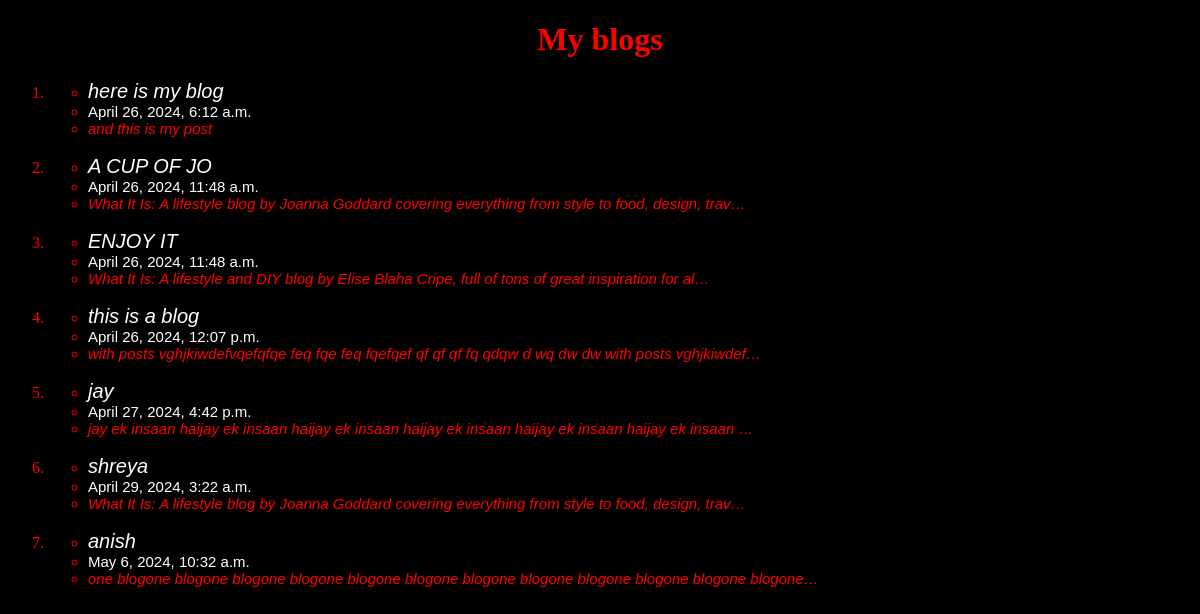
The page / on the database its author committed.
### post2/models.py (models this page shows)
class post(models.Model):
    title = models.CharField(max_length=100)
    date = models.DateTimeField(default=datetime.now, blank=True)
    body = models.CharField(max_length=100000)

### post2/views.py (the view)
# urls.py: path('', views.index, name="index"),
def index(request):
    posts = post.objects.all()
    return render(request, "index.html", {"items":posts})

### templates/index.html (shortened to what this page needs)
<!DOCTYPE html>
<html lang="en">
<head>
</head>
<body>
	<h1>
		My blogs
	</h1>
    <ol>
	{% for item in items %}
        <a href="posts/{{item.id}}">
            <li>
                <ul>
                <li>
                    <div class="title">
                    {{item.title}}
                    </div>
                </li>
                <li>
                    <div class="date">
                    {{item.date}}
                    </div>
                </li>
                <li>
                    <div class="body">
                    {{item.body|truncatechars:100}}
                    </div>
                </li>
                </ul>
            </li>
            <br>
        </a>
    {% endfor %}
    </ol>
</body>
</html>

### templates/index.html (style rules this page uses)
h1 { transition: cubic-bezier(0.175, 0.885, 0.32, 1.275); text-align: center; }
body { background-color: black; color: red; }
.title { font-size:20px; font-style: italic; font-family: 'Lucida Sans', 'Lucida Sans Regular', 'Lucida Grande', 'Lucida Sans Unicode', Geneva, Verdana, sans-serif; color:white; }
.date { font-size:15px; font-family: Arial, Helvetica, sans-serif; color:white; }
.body { font-size:15px; font-style: italic; font-family: 'Lucida Sans', 'Lucida Sans Regular', 'Lucida Grande', 'Lucida Sans Unicode', Geneva, Verdana, sans-serif; }
a { text-decoration:None; color:red; }

### rows shown on the page
post: title "here is my blog", date "April 26, 2024, 6:12 a.m.", body "and this is my post"
post: title "A CUP OF JO", date "April 26, 2024, 11:48 a.m.", body "What It Is: A lifestyle blog by Joanna Goddard covering everything from style to food, design, trav…"
post: title "ENJOY IT", date "April 26, 2024, 11:48 a.m.", body "What It Is: A lifestyle and DIY blog by Elise Blaha Cripe, full of tons of great inspiration for al…"
post: title "this is a blog", date "April 26, 2024, 12:07 p.m.", body "with posts vghjkiwdefvqefqfqe feq fqe feq fqefqef qf qf qf fq qdqw d wq dw dw with posts vghjkiwdef…"
post: title "jay", date "April 27, 2024, 4:42 p.m.", body "jay ek insaan haijay ek insaan haijay ek insaan haijay ek insaan haijay ek insaan haijay ek insaan …"
post: title "shreya", date "April 29, 2024, 3:22 a.m.", body "What It Is: A lifestyle blog by Joanna Goddard covering everything from style to food, design, trav…"
post: title "anish", date "May 6, 2024, 10:32 a.m.", body "one blogone blogone blogone blogone blogone blogone blogone blogone blogone blogone blogone blogone…"
